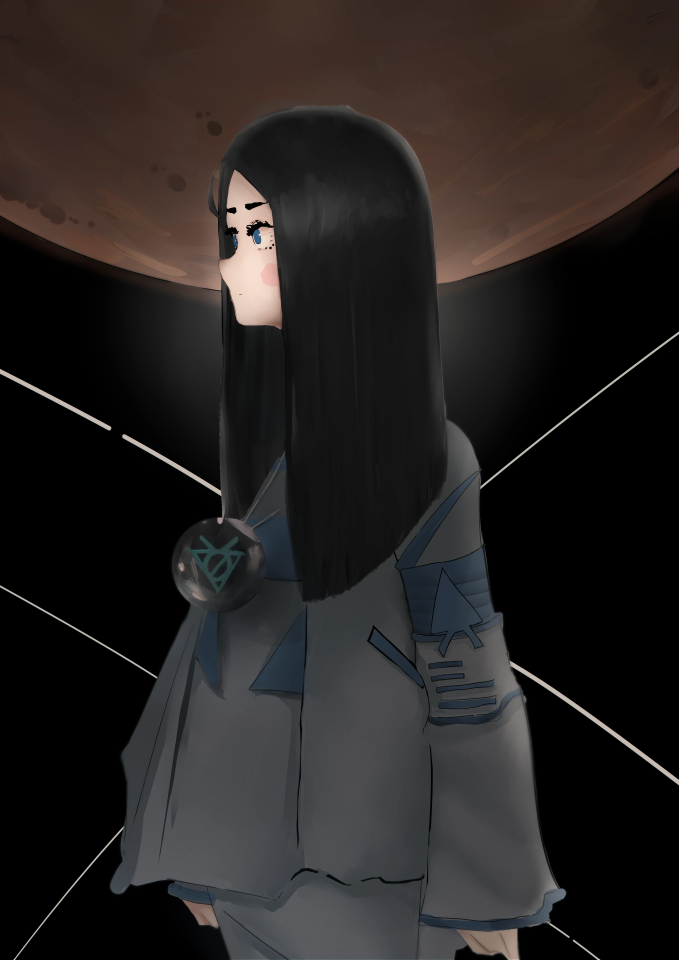
#> input picture art/2022/five5.webp, 2715 x 3840 px (shown at 1/4 size); its folder holds 2 pictures in this run
$ python optimize-art.py
#> lines starting #> are read from the running program, lines starting #| are printed output that depends on the picture
#!/usr/bin/env python3
"""
WelcomeToMyArtbyo3 — Privacy-First Artwork Web Optimizer

Automates the conversion and optimization of digital art into high-performance,
pristine WebP images while strictly protecting user privacy:
  1. Complete EXIF, XMP, IPTC, and device metadata stripping (zero personal leaks).
  2. Visually pristine WebP compression (80%–95% smaller file sizes, zero artifacts).
  3. High-resolution Lanczos scaling for colossal canvases (preserving crisp detail).
  4. Automatic lightweight thumbnail generation for instant INDEX modal loading.
  5. Updates data/gallery.json with optimized web paths and accurate sizes.

Usage:
  python tools/optimize-art.py
  python tools/optimize-art.py --quality 95 --max-dim 3840
  python tools/optimize-art.py --dry-run
"""

import os
import sys
import json
import argparse
from pathlib import Path
from PIL import Image, ImageOps

# Disable Pillow DecompressionBomb limits for high-resolution digital art canvases
Image.MAX_IMAGE_PIXELS = None

IMAGE_EXTENSIONS = {".png", ".jpg", ".jpeg", ".webp", ".bmp", ".tif", ".tiff"}

def get_repo_root() -> Path:
    """Dynamically resolve repository root without hardcoding any user paths."""
    return Path(__file__).resolve().parent.parent

def strip_and_clean_image(im: Image.Image) -> Image.Image:
    """
    Creates a pure, detached pixel copy of the image, stripping all EXIF, XMP, IPTC,
    system paths, camera serials, and artist device tags for absolute privacy.
    """
    # Normalize orientation based on EXIF if present before stripping
    try:
        im = ImageOps.exif_transpose(im)
    except Exception:
        pass

    # Convert to pure RGB or RGBA (C-level buffer, automatically shedding all metadata)
    if im.mode in ("RGBA", "LA") or (im.mode == "P" and "transparency" in im.info):
        clean_im = im.convert("RGBA")
    else:
        clean_im = im.convert("RGB")

    # Clear any residual info dictionaries
    clean_im.info.clear()

    return clean_im

def resize_if_needed(im: Image.Image, max_dim: int) -> Image.Image:
    """Scales colossal canvases down to max_dim with high-quality Lanczos filter."""
    if max_dim <= 0:
        return im

    w, h = im.size
    longest = max(w, h)
    if longest <= max_dim:
        return im

    scale = max_dim / float(longest)
    new_w = max(1, int(round(w * scale)))
    new_h = max(1, int(round(h * scale)))
    return im.resize((new_w, new_h), Image.Resampling.LANCZOS)

def optimize_artwork(
    input_path: Path,
    output_path: Path,
    thumb_path: Path,
    quality: int = 92,
    max_dim: int = 3840,
    thumb_dim: int = 480,
    dry_run: bool = False,
):
    """
    Optimizes a single artwork file:
      - Strips all personal metadata.
      - Converts to pristine WebP.
      - Generates thumbnail.
    Returns (orig_size, new_size, thumb_size, metadata_tags_stripped).
    """
    orig_size = input_path.stat().st_size
    tags_stripped = 0

    with Image.open(input_path) as im:
        # Detect any metadata chunks present for privacy accounting
        info_keys = set(im.info.keys())
        if hasattr(im, "_getexif") and im._getexif():
            tags_stripped += len(im._getexif())
        tags_stripped += len(info_keys)

        orig_w, orig_h = im.size

        if dry_run:
            return orig_size, int(orig_size * 0.15), int(orig_size * 0.01), tags_stripped

        # Clean & strip metadata
        clean_im = strip_and_clean_image(im)

        # Scale main image if it exceeds web ceiling
        web_im = resize_if_needed(clean_im, max_dim)

        # Ensure output directories exist
        output_path.parent.mkdir(parents=True, exist_ok=True)
        thumb_path.parent.mkdir(parents=True, exist_ok=True)

        # Save main web-optimized image (Pristine WebP, zero metadata)
        web_im.save(output_path, "WEBP", quality=quality, method=4)
        new_size = output_path.stat().st_size

        # Generate lightweight thumbnail for INDEX grid
        thumb_im = resize_if_needed(clean_im, thumb_dim)
        thumb_im.save(thumb_path, "WEBP", quality=85, method=4)
        thumb_size = thumb_path.stat().st_size

    return orig_size, new_size, thumb_size, tags_stripped

def run_optimizer(
    quality: int = 92,
    max_dim: int = 3840,
    thumb_dim: int = 480,
    year_filter: str = None,
    name_filter: str = None,
    update_manifest: bool = True,
    dry_run: bool = False,
):
#> called with quality = 92, max_dim = 3840, thumb_dim = 480, update_manifest = True, dry_run = False
    root = get_repo_root()
    art_dir = root / "art"
    manifest_path = root / "data" / "gallery.json"

    if not art_dir.exists():
        print(f"[ERROR] 'art/' directory not found at {art_dir}")
        sys.exit(1)

    print("=" * 64)
    print("WelcomeToMyArtbyo3 — Privacy-First Artwork Web Optimizer")
    print("=" * 64)
    print(f"Target Quality:     {quality}% (Pristine WebP)")
    print(f"Max Dimension:      {max_dim}px (High-res ceiling; 0 = native)")
    print(f"Thumbnail Size:     {thumb_dim}px")
    print(f"Privacy Guarantee:  Strip 100% EXIF, XMP, device IDs, and OS paths")
    if year_filter:
        print(f"Filter (Year):      {year_filter}")
    if name_filter:
        print(f"Filter (Name):      {name_filter}")
    if dry_run:
        print("Mode:               DRY RUN (Simulating without file writes)")
    print("-" * 64)

    # Find all art images excluding thumbs
    candidates = []
    for file_path in art_dir.rglob("*"):
        if not file_path.is_file():
            continue
        if "thumbs" in file_path.parts:
            continue
        if file_path.suffix.lower() in IMAGE_EXTENSIONS:
            # Apply year filter
            if year_filter and year_filter not in file_path.parts:
                continue
            # Apply name filter
            if name_filter and name_filter.lower() not in file_path.name.lower():
                continue
            candidates.append(file_path)
#> pass 2 of the loop in run_optimizer, `for file_path in art_dir.rglob("*"):`:

    candidates.sort()
    total_files = len(candidates)
    print(f"Found {total_files} master artworks to process.\n")

    total_orig_bytes = 0
    total_new_bytes = 0
    total_thumb_bytes = 0
    total_tags_cleared = 0

    # Map for manifest updates: relative source -> (optimized_src, thumb_src, new_size_mb)
    file_map = {}

    for idx, input_path in enumerate(candidates, start=1):
        rel_path = input_path.relative_to(root).as_posix()
        parent_dir = input_path.parent
        stem = input_path.stem

        output_path = parent_dir / f"{stem}.webp"
        thumb_dir = parent_dir / "thumbs"
        thumb_path = thumb_dir / f"{stem}.webp"

        try:
            orig_sz, new_sz, thumb_sz, tags = optimize_artwork(
                input_path=input_path,
                output_path=output_path,
                thumb_path=thumb_path,
                quality=quality,
                max_dim=max_dim,
                thumb_dim=thumb_dim,
                dry_run=dry_run,
            )
#> in optimize_artwork, im is the input picture: PIL image 2715x3840 RGB; mean R, G, B 38.2, 34.4, 33.2
#> in optimize_artwork, `info_keys = set(im.info.keys())`: info_keys = 4 items
#> in optimize_artwork, `tags_stripped += len(info_keys)`: tags_stripped = 4
#> call 2 of resize_if_needed, with max_dim = 480
#> in resize_if_needed (call 2), `return im.resize((new_w, new_h), Image.Resampling.LANCZOS)`:
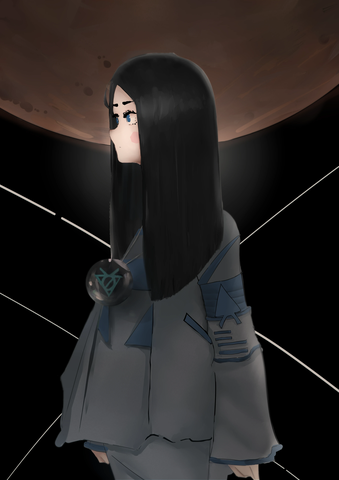
#> returned value: PIL image 339x480 RGB; mean R, G, B 38.3, 34.5, 33.3
#> orig_sz = 211268; new_sz = 211268; thumb_sz = 9086; tags = 4

            total_orig_bytes += orig_sz
#> total_orig_bytes = 211268
            total_new_bytes += new_sz
#> total_new_bytes = 211268
            total_thumb_bytes += thumb_sz
#> total_thumb_bytes = 9086
            total_tags_cleared += tags
#> total_tags_cleared = 4

            saved_pct = ((orig_sz - new_sz) / orig_sz * 100) if orig_sz else 0
#> saved_pct = 0
            orig_mb = orig_sz / (1024 * 1024)
#> orig_mb = 0.201
            new_mb = new_sz / (1024 * 1024)
#> new_mb = 0.201

            rel_out = output_path.relative_to(root).as_posix()
            rel_thumb = thumb_path.relative_to(root).as_posix()
            file_map[rel_path] = {
                "optimized_src": rel_out,
                "thumb_src": rel_thumb,
                "size_mb": round(new_mb, 2),
            }

            print(f"[{idx:02d}/{total_files:02d}] {input_path.name}")
            print(f"       {orig_mb:.2f} MB -> {new_mb:.2f} MB ({saved_pct:+.1f}%) | Stripped metadata tags: {tags}")
#|        0.20 MB -> 0.20 MB (+0.0%) | Stripped metadata tags: 4

        except Exception as err:
            print(f"[{idx:02d}/{total_files:02d}] ERROR processing {input_path.name}: {err}", file=sys.stderr)
#> pass 2 of the loop in run_optimizer, `for idx, input_path in enumerate(candidates, start=1):`:
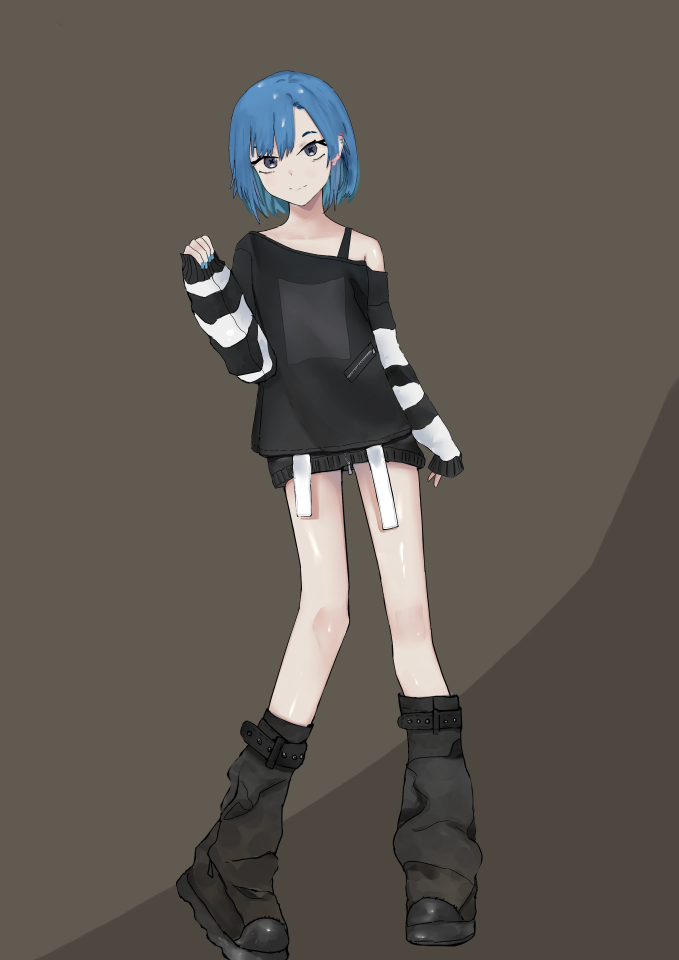
#> input picture art/2022/re.webp, 2715 x 3840 px (shown at 1/4 size)
#> in optimize_artwork, im is the input picture: PIL image 2715x3840 RGB; mean R, G, B 95.1, 89.6, 82.9
#> in resize_if_needed (call 4), `return im.resize((new_w, new_h), Image.Resampling.LANCZOS)`:
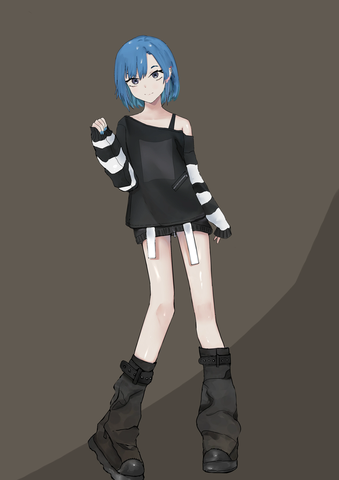
#> returned value: PIL image 339x480 RGB; mean R, G, B 95.1, 89.6, 82.9
#> orig_sz = 202016; thumb_sz = 8362
#> total_orig_bytes = 413284
#> total_thumb_bytes = 17448
#> total_tags_cleared = 8
#> orig_mb = 0.193
#|        0.19 MB -> 0.19 MB (+0.0%) | Stripped metadata tags: 4

    # Summary
    orig_total_mb = total_orig_bytes / (1024 * 1024)
#> orig_total_mb = 0.394
    new_total_mb = total_new_bytes / (1024 * 1024)
#> new_total_mb = 0.394
    overall_saved = ((total_orig_bytes - total_new_bytes) / total_orig_bytes * 100) if total_orig_bytes else 0
#> overall_saved = 0

    print("\n" + "=" * 64)
    print("OPTIMIZATION & PRIVACY AUDIT SUMMARY")
    print("=" * 64)
    print(f"Original Archive Size:   {orig_total_mb:.2f} MB")
#| Original Archive Size:   0.39 MB
    print(f"Web-Optimized Size:      {new_total_mb:.2f} MB")
#| Web-Optimized Size:      0.39 MB
    print(f"Bandwidth Saved:         {orig_total_mb - new_total_mb:.2f} MB ({overall_saved:.1f}% reduction)")
#| Bandwidth Saved:         0.00 MB (0.0% reduction)
    print(f"Privacy Sanitization:    {total_tags_cleared} metadata/EXIF/device blocks stripped.")
#| Privacy Sanitization:    8 metadata/EXIF/device blocks stripped.
    print("Privacy Status:          SAFE FOR PUBLIC / GITHUB DEPLOYMENT")
    print("=" * 64)

    # Update gallery.json manifest
    if update_manifest and manifest_path.exists() and not dry_run:
        try:
            with open(manifest_path, "r", encoding="utf-8") as f:
                manifest = json.load(f)

            updated_count = 0
            for work in manifest.get("works", []):
                src = work.get("src")
                # Match either original or already webp
                info = file_map.get(src)
                if not info:
                    # Try matching by stem
                    for orig_rel, opt_info in file_map.items():
                        if Path(orig_rel).stem == Path(src).stem:
                            info = opt_info
                            break

                if info:
                    work["src"] = info["optimized_src"]
                    work["thumb"] = info["thumb_src"]
                    work["sizeMB"] = info["size_mb"]
                    updated_count += 1

            with open(manifest_path, "w", encoding="utf-8") as f:
                json.dump(manifest, f, indent=2, ensure_ascii=False)
                f.write("\n")

            print(f"\n[OK] Updated data/gallery.json with optimized paths for {updated_count} artworks.")
        except Exception as err:
            print(f"[WARN] Could not update gallery.json: {err}", file=sys.stderr)

def main():
    parser = argparse.ArgumentParser(
        description="Privacy-First Artwork Web Optimizer for WelcomeToMyArtbyo3",
        formatter_class=argparse.ArgumentDefaultsHelpFormatter,
    )
    parser.add_argument(
        "--quality",
        type=int,
        default=92,
        help="WebP compression quality (1-100, 92 = visually pristine)",
    )
    parser.add_argument(
        "--max-dim",
        type=int,
        default=3840,
        help="Max width/height ceiling for high-res web displays (0 = keep 100% native)",
    )
    parser.add_argument(
        "--thumb-dim",
        type=int,
        default=480,
        help="Max width/height for gallery thumbnails",
    )
    parser.add_argument(
        "--year",
        type=str,
        default=None,
        help="Target a specific year folder (e.g. 2022, 2023, 2024)",
    )
    parser.add_argument(
        "--filter",
        type=str,
        default=None,
        help="Filter artworks by filename substring",
    )
    parser.add_argument(
        "--no-manifest",
        action="store_true",
        help="Skip updating data/gallery.json",
    )
    parser.add_argument(
        "--dry-run",
        action="store_true",
        help="Simulate run without writing any files",
    )

    args = parser.parse_args()
    run_optimizer(
        quality=args.quality,
        max_dim=args.max_dim,
        thumb_dim=args.thumb_dim,
        year_filter=args.year,
        name_filter=args.filter,
        update_manifest=not args.no_manifest,
        dry_run=args.dry_run,
    )

if __name__ == "__main__":
    main()
